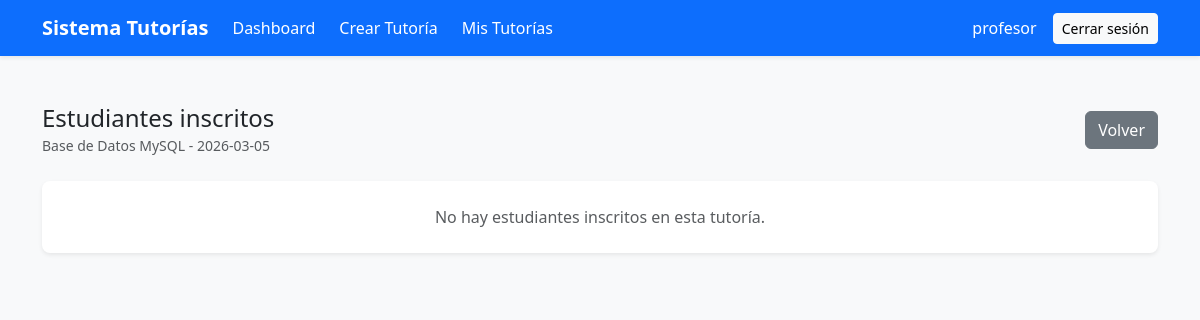
Before: /sistema_tutorias/tutorias/ver_estudiantes.php?id=3 (signed in) with the older database file.
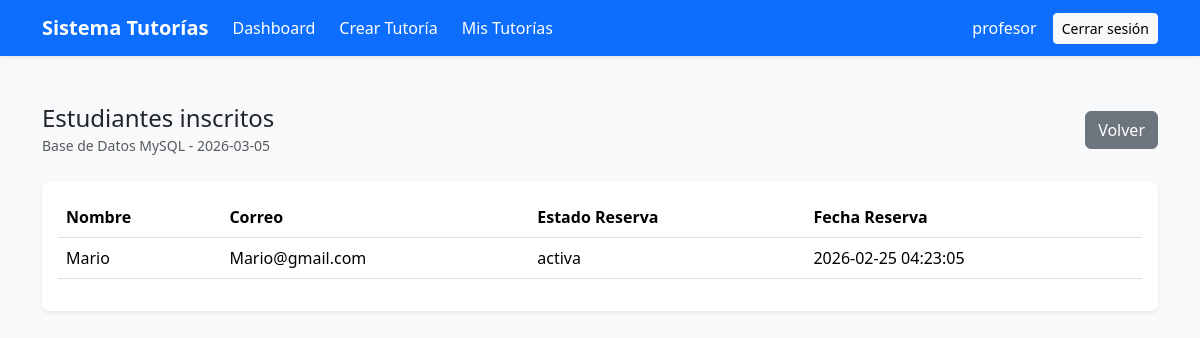
After: the same page with the newer database file.
### tables this page shows
CREATE TABLE `tb_reservas` (
  `id_reserva` int(11) NOT NULL,
  `id_tutoria` int(11) NOT NULL,
  `id_estudiante` int(11) NOT NULL,
  `estado` enum('activa','cancelada','asistida') DEFAULT 'activa',
  `fecha_reserva` timestamp NOT NULL DEFAULT current_timestamp()
);

CREATE TABLE `tb_usuarios` (
  `id_usuario` int(11) NOT NULL,
  `nombre` varchar(100) NOT NULL,
  `correo` varchar(100) NOT NULL,
  `password` varchar(255) NOT NULL,
  `id_rol` int(11) NOT NULL,
  `activo` tinyint(1) DEFAULT 1,
  `fecha_creacion` timestamp NOT NULL DEFAULT current_timestamp()
);

### sistema_tutorias/models/Tutoria.php (called while the page is built, shortened)
<?php
class Tutoria {
    private $conexion;
    public function __construct($conexion) {
        $this->conexion = $conexion;
    }
    public function getReservasDetalles($id_tutoria) {
        $stmt = $this->conexion->prepare(
            "SELECT u.nombre, u.correo, r.estado, r.fecha_reserva
             FROM tb_reservas r
             INNER JOIN tb_usuarios u ON r.id_estudiante = u.id_usuario
             WHERE r.id_tutoria = ? AND u.id_rol = 1"
        );
        $stmt->bind_param("i", $id_tutoria);
        $stmt->execute();
        $result = $stmt->get_result();
        $rows = $result->fetch_all(MYSQLI_ASSOC);
        return $rows;
    }
    public function getById($id_tutoria) {
        $stmt = $this->conexion->prepare("SELECT * FROM tb_tutorias WHERE id_tutoria = ?");
        $stmt->bind_param("i", $id_tutoria);
        $stmt->execute();
        $res = $stmt->get_result()->fetch_assoc();
        return $res;
    }
}
?>

### sistema_tutorias/tutorias/ver_estudiantes.php (the view, shortened to what this page needs)
<?php
require_once __DIR__ . '/../config/conexion.php';
require_once __DIR__ . '/../models/Tutoria.php';
$model = new Tutoria($conexion);
$id = isset($_GET['id']) ? (int)$_GET['id'] : 0;
$t = $model->getById($id);
$estudiantes = $model->getReservasDetalles($id);
?>
<?php include __DIR__ . '/../includes/header.php'; ?>
<?php include __DIR__ . '/../includes/navbar.php'; ?>
<div class="container py-5">
    <div class="d-flex justify-content-between align-items-center mb-4">
        <div>
            <h4 class="mb-0">Estudiantes inscritos</h4>
            <small class="text-muted"><?php echo htmlspecialchars($t['tema']); ?> - <?php echo $t['fecha']; ?></small>
        </div>
        <div>
            <a href="/Introduccion_tutores_D191_2026_ACP/sistema_tutorias/dashboard/profesor.php" class="btn btn-secondary">Volver</a>
        </div>
    </div>
    <?php if (count($estudiantes) > 0): ?>
        <div class="table-responsive bg-white rounded-3 shadow-sm p-3">
            <table class="table table-hover">
                <thead>
                    <tr>
                        <th>Nombre</th>
                        <th>Correo</th>
                        <th>Estado Reserva</th>
                        <th>Fecha Reserva</th>
                    </tr>
                </thead>
                <tbody>
                    <?php foreach ($estudiantes as $e): ?>
                        <tr>
                            <td><?php echo htmlspecialchars($e['nombre']); ?></td>
                            <td><?php echo htmlspecialchars($e['correo']); ?></td>
                            <td><?php echo htmlspecialchars($e['estado']); ?></td>
                            <td><?php echo htmlspecialchars($e['fecha_reserva']); ?></td>
                        </tr>
                    <?php endforeach; ?>
                </tbody>
            </table>
        </div>
    <?php else: ?>
        <div class="bg-white p-4 rounded-3 shadow-sm text-center">
            <p class="text-muted mb-0">No hay estudiantes inscritos en esta tutoría.</p>
        </div>
    <?php endif; ?>
</div>

Changed rows visible on the page:
now on this page (row edited): tb_reservas: id_estudiante.nombre "Mario", id_estudiante.correo "Mario@gmail.com", estado "activa", fecha_reserva "2026-02-25 04:23:05"
Other visible differences:
text no longer shown: "No hay estudiantes inscritos en esta tutoría."
text now shown: "Nombre Correo Estado Reserva Fecha Reserva"
